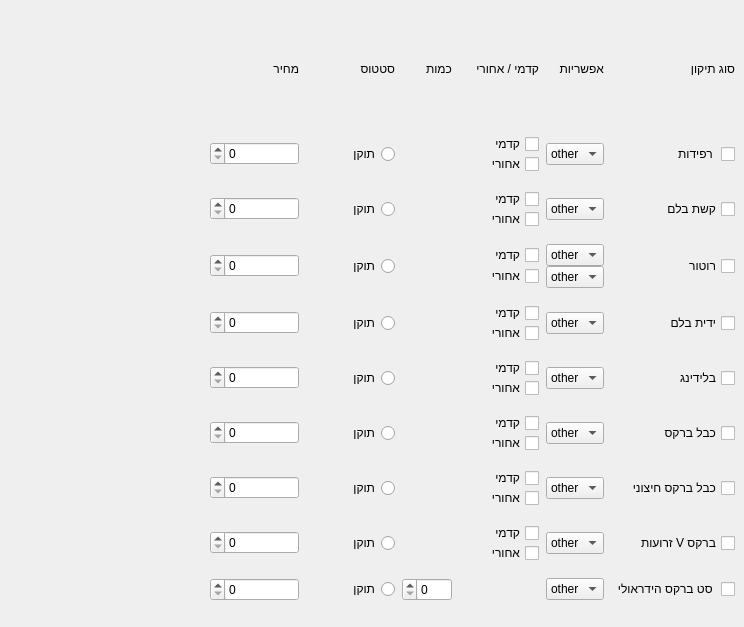
    <widget class="QWidget" name="brake_tab">
     <attribute name="title">
      <string>ברקסים</string>
     </attribute>
     <widget class="QWidget" name="gridLayoutWidget_3">
      <property name="geometry">
       <rect>
        <x>210</x>
        <y>10</y>
        <width>525</width>
        <height>608</height>
       </rect>
      </property>
      <property name="layoutDirection">
       <enum>Qt::LeftToRight</enum>
      </property>
      <layout class="QGridLayout" name="gridLayout_3">
       <property name="bottomMargin">
        <number>0</number>
       </property>
       <property name="horizontalSpacing">
        <number>7</number>
       </property>
       <item row="7" column="5">
        <widget class="QCheckBox" name="FTubelessVenCheckBox_2">
         <property name="layoutDirection">
          <enum>Qt::RightToLeft</enum>
         </property>
         <property name="text">
          <string>כבל ברקס</string>
         </property>
        </widget>
       </item>
       <item row="1" column="0">
        <widget class="QLabel" name="label_10">
         <property name="enabled">
          <bool>true</bool>
         </property>
         <property name="layoutDirection">
          <enum>Qt::RightToLeft</enum>
         </property>
         <property name="text">
          <string>מחיר</string>
         </property>
        </widget>
       </item>
       <item row="7" column="4">
        <widget class="QComboBox" name="FTubelessVenComboBox_2">
         <property name="layoutDirection">
          <enum>Qt::LeftToRight</enum>
         </property>
         <item>
          <property name="text">
           <string>other</string>
          </property>
         </item>
        </widget>
       </item>
       <item row="3" column="0">
        <widget class="QSpinBox" name="brakebow_price">
         <property name="maximumSize">
          <size>
           <width>100</width>
           <height>16777215</height>
          </size>
         </property>
         <property name="layoutDirection">
          <enum>Qt::RightToLeft</enum>
         </property>
         <property name="maximum">
          <number>100000</number>
         </property>
        </widget>
       </item>
       <item row="4" column="1">
        <widget class="QRadioButton" name="brake_routor_fixed">
         <property name="layoutDirection">
          <enum>Qt::RightToLeft</enum>
         </property>
         <property name="text">
          <string>תוקן</string>
         </property>
        </widget>
       </item>
       <item row="10" column="4">
        <widget class="QComboBox" name="FSpokesComboBox_2">
         <property name="layoutDirection">
          <enum>Qt::LeftToRight</enum>
         </property>
         <item>
          <property name="text">
           <string>other</string>
          </property>
         </item>
        </widget>
       </item>
       <item row="9" column="3">
        <layout class="QVBoxLayout" name="verticalLayout_17">
         <item>
          <widget class="QCheckBox" name="FTubeCheckbox_33">
           <property name="maximumSize">
            <size>
             <width>100</width>
             <height>16777215</height>
            </size>
           </property>
           <property name="layoutDirection">
            <enum>Qt::RightToLeft</enum>
           </property>
           <property name="text">
            <string>קדמי</string>
           </property>
          </widget>
         </item>
         <item>
          <widget class="QCheckBox" name="FTubeCheckbox_34">
           <property name="maximumSize">
            <size>
             <width>100</width>
             <height>16777215</height>
            </size>
           </property>
           <property name="layoutDirection">
            <enum>Qt::RightToLeft</enum>
           </property>
           <property name="text">
            <string>אחורי</string>
           </property>
          </widget>
         </item>
        </layout>
       </item>
       <item row="1" column="5">
        <widget class="QLabel" name="label_6">
         <property name="enabled">
          <bool>true</bool>
         </property>
         <property name="maximumSize">
          <size>
           <width>100</width>
           <height>100</height>
          </size>
         </property>
         <property name="layoutDirection">
          <enum>Qt::RightToLeft</enum>
         </property>
         <property name="text">
          <string>סוג תיקון</string>
         </property>
        </widget>
       </item>
       <item row="6" column="0">
        <widget class="QSpinBox" name="bleeding_price">
         <property name="maximumSize">
          <size>
           <width>100</width>
           <height>16777215</height>
          </size>
         </property>
         <property name="layoutDirection">
          <enum>Qt::RightToLeft</enum>
         </property>
         <property name="maximum">
          <number>100000</number>
         </property>
        </widget>
       </item>
       <item row="5" column="3">
        <layout class="QVBoxLayout" name="verticalLayout_13">
         <item>
          <widget class="QCheckBox" name="brake_handle_front">
           <property name="maximumSize">
            <size>
             <width>100</width>
             <height>16777215</height>
            </size>
           </property>
           <property name="layoutDirection">
            <enum>Qt::RightToLeft</enum>
           </property>
           <property name="text">
            <string>קדמי</string>
           </property>
          </widget>
         </item>
         <item>
          <widget class="QCheckBox" name="brake_handle_rear">
           <property name="maximumSize">
            <size>
             <width>100</width>
             <height>16777215</height>
            </size>
           </property>
           <property name="layoutDirection">
            <enum>Qt::RightToLeft</enum>
           </property>
           <property name="text">
            <string>אחורי</string>
           </property>
          </widget>
         </item>
        </layout>
       </item>
       <item row="9" column="5">
        <widget class="QCheckBox" name="FWheelCheckBox_2">
         <property name="layoutDirection">
          <enum>Qt::RightToLeft</enum>
         </property>
         <property name="text">
          <string>זרועות V ברקס</string>
         </property>
        </widget>
       </item>
       <item row="8" column="3">
        <layout class="QVBoxLayout" name="verticalLayout_16">
         <item>
          <widget class="QCheckBox" name="FTubeCheckbox_31">
           <property name="maximumSize">
            <size>
             <width>100</width>
             <height>16777215</height>
            </size>
           </property>
           <property name="layoutDirection">
            <enum>Qt::RightToLeft</enum>
           </property>
           <property name="text">
            <string>קדמי</string>
           </property>
          </widget>
         </item>
         <item>
          <widget class="QCheckBox" name="FTubeCheckbox_32">
           <property name="maximumSize">
            <size>
             <width>100</width>
             <height>16777215</height>
            </size>
           </property>
           <property name="layoutDirection">
            <enum>Qt::RightToLeft</enum>
           </property>
           <property name="text">
            <string>אחורי</string>
           </property>
          </widget>
         </item>
        </layout>
       </item>
       <item row="10" column="5">
        <widget class="QCheckBox" name="FSpokesCheckBox_2">
         <property name="layoutDirection">
          <enum>Qt::RightToLeft</enum>
         </property>
         <property name="text">
          <string>סט ברקס הידראולי </string>
         </property>
        </widget>
       </item>
       <item row="6" column="5">
        <widget class="QCheckBox" name="Bleeding_CheckBox">
         <property name="layoutDirection">
          <enum>Qt::RightToLeft</enum>
         </property>
         <property name="text">
          <string>בלידינג</string>
         </property>
        </widget>
       </item>
       <item row="9" column="0">
        <widget class="QSpinBox" name="FWheel_spinBox_2">
         <property name="maximumSize">
          <size>
           <width>100</width>
           <height>16777215</height>
          </size>
         </property>
         <property name="layoutDirection">
          <enum>Qt::RightToLeft</enum>
         </property>
         <property name="maximum">
          <number>100000</number>
         </property>
        </widget>
       </item>
       <item row="2" column="1">
        <widget class="QRadioButton" name="brakepad_fixed">
         <property name="layoutDirection">
          <enum>Qt::RightToLeft</enum>
         </property>
         <property name="text">
          <string>תוקן</string>
         </property>
        </widget>
       </item>
       <item row="4" column="3">
        <layout class="QVBoxLayout" name="verticalLayout_12">
         <item>
          <widget class="QCheckBox" name="brake_routor_front">
           <property name="maximumSize">
            <size>
             <width>100</width>
             <height>16777215</height>
            </size>
           </property>
           <property name="layoutDirection">
            <enum>Qt::RightToLeft</enum>
           </property>
           <property name="text">
            <string>קדמי</string>
           </property>
          </widget>
         </item>
         <item>
          <widget class="QCheckBox" name="brake_routor_rear">
           <property name="maximumSize">
            <size>
             <width>100</width>
             <height>16777215</height>
            </size>
           </property>
           <property name="layoutDirection">
            <enum>Qt::RightToLeft</enum>
           </property>
           <property name="text">
            <string>אחורי</string>
           </property>
          </widget>
         </item>
        </layout>
       </item>
       <item row="6" column="3">
        <layout class="QVBoxLayout" name="verticalLayout_14">
         <item>
          <widget class="QCheckBox" name="bleeding_front">
           <property name="maximumSize">
            <size>
             <width>100</width>
             <height>16777215</height>
            </size>
           </property>
           <property name="layoutDirection">
            <enum>Qt::RightToLeft</enum>
           </property>
           <property name="text">
            <string>קדמי</string>
           </property>
          </widget>
         </item>
         <item>
          <widget class="QCheckBox" name="bleeding_rear">
           <property name="maximumSize">
            <size>
             <width>100</width>
             <height>16777215</height>
            </size>
           </property>
           <property name="layoutDirection">
            <enum>Qt::RightToLeft</enum>
           </property>
           <property name="text">
            <string>אחורי</string>
           </property>
          </widget>
         </item>
        </layout>
       </item>
       <item row="7" column="0">
        <widget class="QSpinBox" name="FTubelessVen_spinBox_2">
         <property name="maximumSize">
          <size>
           <width>100</width>
           <height>16777215</height>
          </size>
         </property>
         <property name="layoutDirection">
          <enum>Qt::RightToLeft</enum>
         </property>
         <property name="maximum">
          <number>100000</number>
         </property>
        </widget>
       </item>
       <item row="1" column="3">
        <widget class="QLabel" name="label_21">
         <property name="enabled">
          <bool>true</bool>
         </property>
         <property name="maximumSize">
          <size>
           <width>80</width>
           <height>16777215</height>
          </size>
         </property>
         <property name="layoutDirection">
          <enum>Qt::RightToLeft</enum>
         </property>
         <property name="text">
          <string>קדמי / אחורי</string>
         </property>
        </widget>
       </item>
       <item row="2" column="4">
        <widget class="QComboBox" name="Brake_pad_ComboBox">
         <property name="maximumSize">
          <size>
           <width>100</width>
           <height>16777215</height>
          </size>
         </property>
         <property name="layoutDirection">
          <enum>Qt::LeftToRight</enum>
         </property>
         <item>
          <property name="text">
           <string>other</string>
          </property>
         </item>
        </widget>
       </item>
       <item row="1" column="1">
        <widget class="QLabel" name="label_9">
         <property name="enabled">
          <bool>true</bool>
         </property>
         <property name="layoutDirection">
          <enum>Qt::RightToLeft</enum>
         </property>
         <property name="text">
          <string>סטטוס</string>
         </property>
        </widget>
       </item>
       <item row="7" column="1">
        <widget class="QRadioButton" name="FTubelessVenRadioButton_2">
         <property name="layoutDirection">
          <enum>Qt::RightToLeft</enum>
         </property>
         <property name="text">
          <string>תוקן</string>
         </property>
        </widget>
       </item>
       <item row="3" column="3">
        <layout class="QVBoxLayout" name="verticalLayout_11">
         <item>
          <widget class="QCheckBox" name="brakebow_front">
           <property name="maximumSize">
            <size>
             <width>100</width>
             <height>16777215</height>
            </size>
           </property>
           <property name="layoutDirection">
            <enum>Qt::RightToLeft</enum>
           </property>
           <property name="text">
            <string>קדמי</string>
           </property>
          </widget>
         </item>
         <item>
          <widget class="QCheckBox" name="brakebow_rear">
           <property name="maximumSize">
            <size>
             <width>100</width>
             <height>16777215</height>
            </size>
           </property>
           <property name="layoutDirection">
            <enum>Qt::RightToLeft</enum>
           </property>
           <property name="text">
            <string>אחורי</string>
           </property>
          </widget>
         </item>
        </layout>
       </item>
       <item row="6" column="4">
        <widget class="QComboBox" name="bleeding_combobox">
         <property name="layoutDirection">
          <enum>Qt::LeftToRight</enum>
         </property>
         <item>
          <property name="text">
           <string>other</string>
          </property>
         </item>
        </widget>
       </item>
       <item row="7" column="3">
        <layout class="QVBoxLayout" name="verticalLayout_15">
         <item>
          <widget class="QCheckBox" name="FTubeCheckbox_29">
           <property name="maximumSize">
            <size>
             <width>100</width>
             <height>16777215</height>
            </size>
           </property>
           <property name="layoutDirection">
            <enum>Qt::RightToLeft</enum>
           </property>
           <property name="text">
            <string>קדמי</string>
           </property>
          </widget>
         </item>
         <item>
          <widget class="QCheckBox" name="FTubeCheckbox_30">
           <property name="maximumSize">
            <size>
             <width>100</width>
             <height>16777215</height>
            </size>
           </property>
           <property name="layoutDirection">
            <enum>Qt::RightToLeft</enum>
           </property>
           <property name="text">
            <string>אחורי</string>
           </property>
          </widget>
         </item>
        </layout>
       </item>
       <item row="8" column="1">
        <widget class="QRadioButton" name="FFreeWheelRadioButton_2">
         <property name="layoutDirection">
          <enum>Qt::RightToLeft</enum>
         </property>
         <property name="text">
          <string>תוקן</string>
         </property>
        </widget>
       </item>
       <item row="6" column="1">
        <widget class="QRadioButton" name="bleeding_fixed">
         <property name="layoutDirection">
          <enum>Qt::RightToLeft</enum>
         </property>
         <property name="text">
          <string>תוקן</string>
         </property>
        </widget>
       </item>
       <item row="1" column="2">
        <widget class="QLabel" name="label_19">
         <property name="enabled">
          <bool>true</bool>
         </property>
         <property name="maximumSize">
          <size>
           <width>50</width>
           <height>16777215</height>
          </size>
         </property>
         <property name="layoutDirection">
          <enum>Qt::RightToLeft</enum>
         </property>
         <property name="text">
          <string>כמות</string>
         </property>
        </widget>
       </item>
       <item row="3" column="5">
        <widget class="QCheckBox" name="Brake_Bow_Checkbox">
         <property name="layoutDirection">
          <enum>Qt::RightToLeft</enum>
         </property>
         <property name="text">
          <string>קשת בלם</string>
         </property>
        </widget>
       </item>
       <item row="8" column="4">
        <widget class="QComboBox" name="FFreeWheelComboBox_2">
         <property name="layoutDirection">
          <enum>Qt::LeftToRight</enum>
         </property>
         <item>
          <property name="text">
           <string>other</string>
          </property>
         </item>
        </widget>
       </item>
       <item row="10" column="1">
        <widget class="QRadioButton" name="FSpokesRadioButton_2">
         <property name="layoutDirection">
          <enum>Qt::RightToLeft</enum>
         </property>
         <property name="text">
          <string>תוקן</string>
         </property>
        </widget>
       </item>
       <item row="10" column="0">
        <widget class="QSpinBox" name="FSpokes_spinBox_2">
         <property name="maximumSize">
          <size>
           <width>100</width>
           <height>16777215</height>
          </size>
         </property>
         <property name="layoutDirection">
          <enum>Qt::RightToLeft</enum>
         </property>
        </widget>
       </item>
       <item row="9" column="4">
        <widget class="QComboBox" name="FWheelComboBox_2">
         <property name="layoutDirection">
          <enum>Qt::LeftToRight</enum>
         </property>
         <item>
          <property name="text">
           <string>other</string>
          </property>
         </item>
        </widget>
       </item>
       <item row="4" column="5">
        <widget class="QCheckBox" name="Brake_Rotur_Checkbox">
         <property name="layoutDirection">
          <enum>Qt::RightToLeft</enum>
         </property>
         <property name="text">
          <string>רוטור</string>
         </property>
        </widget>
       </item>
       <item row="3" column="1">
        <widget class="QRadioButton" name="brakebow_fixed">
         <property name="layoutDirection">
          <enum>Qt::RightToLeft</enum>
         </property>
         <property name="text">
          <string>תוקן</string>
         </property>
        </widget>
       </item>
       <item row="2" column="0">
        <widget class="QSpinBox" name="brakepad_price">
         <property name="maximumSize">
          <size>
           <width>100</width>
           <height>16777215</height>
          </size>
         </property>
         <property name="layoutDirection">
          <enum>Qt::RightToLeft</enum>
         </property>
         <property name="maximum">
          <number>100000</number>
         </property>
         <property name="singleStep">
          <number>10</number>
         </property>
        </widget>
       </item>
       <item row="5" column="5">
        <widget class="QCheckBox" name="Brake_Handle_Checkbox">
         <property name="layoutDirection">
          <enum>Qt::RightToLeft</enum>
         </property>
         <property name="text">
          <string> ידית בלם</string>
         </property>
        </widget>
       </item>
       <item row="1" column="4">
        <widget class="QLabel" name="label_20">
         <property name="enabled">
          <bool>true</bool>
         </property>
         <property name="maximumSize">
          <size>
           <width>50</width>
           <height>16777215</height>
          </size>
         </property>
         <property name="layoutDirection">
          <enum>Qt::RightToLeft</enum>
         </property>
         <property name="text">
          <string>אפשריות</string>
         </property>
        </widget>
       </item>
       <item row="3" column="4">
        <widget class="QComboBox" name="brakebow_combobox">
         <property name="layoutDirection">
          <enum>Qt::LeftToRight</enum>
         </property>
         <item>
          <property name="text">
           <string>other</string>
          </property>
         </item>
        </widget>
       </item>
       <item row="8" column="5">
        <widget class="QCheckBox" name="outside_brake_cable_CheckBox">
         <property name="layoutDirection">
          <enum>Qt::RightToLeft</enum>
         </property>
         <property name="text">
          <string>כבל ברקס חיצוני</string>
         </property>
        </widget>
       </item>
       <item row="8" column="0">
        <widget class="QSpinBox" name="FFreeWheel_spinBox_2">
         <property name="maximumSize">
          <size>
           <width>100</width>
           <height>16777215</height>
          </size>
         </property>
         <property name="layoutDirection">
          <enum>Qt::RightToLeft</enum>
         </property>
         <property name="maximum">
          <number>100000</number>
         </property>
        </widget>
       </item>
       <item row="4" column="4">
        <layout class="QVBoxLayout" name="verticalLayout_19">
         <item>
          <widget class="QComboBox" name="brake_router_combobox_front">
           <property name="layoutDirection">
            <enum>Qt::LeftToRight</enum>
           </property>
           <item>
            <property name="text">
             <string>other</string>
            </property>
           </item>
          </widget>
         </item>
         <item>
          <widget class="QComboBox" name="brake_router_combobox_rear">
           <property name="layoutDirection">
            <enum>Qt::LeftToRight</enum>
           </property>
           <item>
            <property name="text">
             <string>other</string>
            </property>
           </item>
          </widget>
         </item>
        </layout>
       </item>
       <item row="2" column="3">
        <layout class="QVBoxLayout" name="verticalLayout">
         <item>
          <layout class="QVBoxLayout" name="verticalLayout_10">
           <item>
            <widget class="QCheckBox" name="Brake_pad_front">
             <property name="maximumSize">
              <size>
               <width>100</width>
               <height>16777215</height>
              </size>
             </property>
             <property name="layoutDirection">
              <enum>Qt::RightToLeft</enum>
             </property>
             <property name="text">
              <string>קדמי</string>
             </property>
            </widget>
           </item>
           <item>
            <widget class="QCheckBox" name="Brake_pad_rear">
             <property name="maximumSize">
              <size>
               <width>100</width>
               <height>16777215</height>
              </size>
             </property>
             <property name="layoutDirection">
              <enum>Qt::RightToLeft</enum>
             </property>
             <property name="text">
              <string>אחורי</string>
             </property>
            </widget>
           </item>
          </layout>
         </item>
        </layout>
       </item>
       <item row="2" column="5">
        <widget class="QCheckBox" name="Brake_pad_Checkbox">
         <property name="maximumSize">
          <size>
           <width>100</width>
           <height>16777215</height>
          </size>
         </property>
         <property name="layoutDirection">
          <enum>Qt::RightToLeft</enum>
         </property>
         <property name="text">
          <string>רפידות </string>
         </property>
        </widget>
       </item>
       <item row="10" column="2">
        <widget class="QSpinBox" name="FSpokes_quntity_spinBox_2">
         <property name="maximumSize">
          <size>
           <width>100</width>
           <height>16777215</height>
          </size>
         </property>
         <property name="layoutDirection">
          <enum>Qt::RightToLeft</enum>
         </property>
        </widget>
       </item>
       <item row="5" column="1">
        <widget class="QRadioButton" name="brake_handle_fixed">
         <property name="layoutDirection">
          <enum>Qt::RightToLeft</enum>
         </property>
         <property name="text">
          <string>תוקן</string>
         </property>
        </widget>
       </item>
       <item row="9" column="1">
        <widget class="QRadioButton" name="FWheelRadioButton_2">
         <property name="layoutDirection">
          <enum>Qt::RightToLeft</enum>
         </property>
         <property name="text">
          <string>תוקן</string>
         </property>
        </widget>
       </item>
       <item row="4" column="0">
        <widget class="QSpinBox" name="brake_routor_price">
         <property name="maximumSize">
          <size>
           <width>100</width>
           <height>16777215</height>
          </size>
         </property>
         <property name="layoutDirection">
          <enum>Qt::RightToLeft</enum>
         </property>
         <property name="maximum">
          <number>100000</number>
         </property>
        </widget>
       </item>
       <item row="5" column="0">
        <widget class="QSpinBox" name="brake_handle_price">
         <property name="maximumSize">
          <size>
           <width>100</width>
           <height>16777215</height>
          </size>
         </property>
         <property name="layoutDirection">
          <enum>Qt::RightToLeft</enum>
         </property>
         <property name="maximum">
          <number>100000</number>
         </property>
        </widget>
       </item>
       <item row="5" column="4">
        <widget class="QComboBox" name="brake_handle_combobox">
         <property name="layoutDirection">
          <enum>Qt::LeftToRight</enum>
         </property>
         <item>
          <property name="text">
           <string>other</string>
          </property>
         </item>
        </widget>
       </item>
      </layout>
     </widget>
    </widget>
